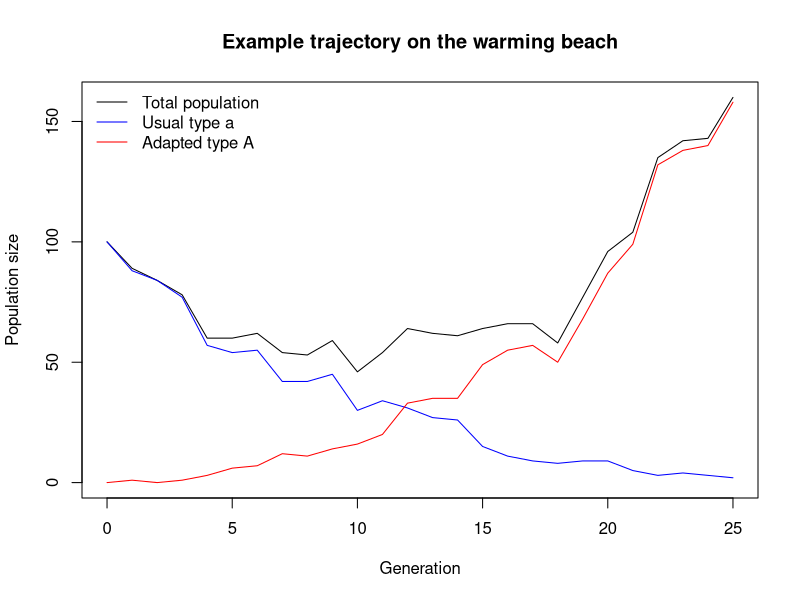
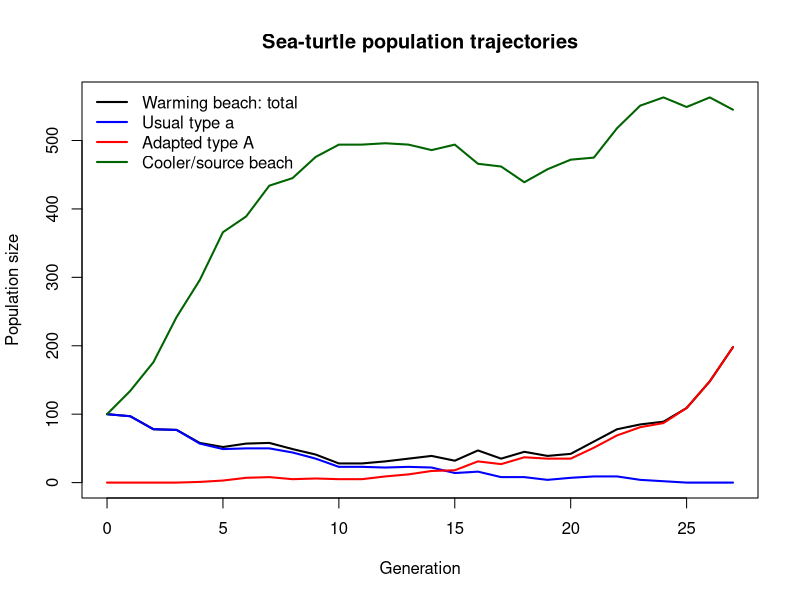

These figures' R source, in order:
## ---- chunk 1

# ==== FUNCTION 1: SIMULATE ONE GENERATION

# Two turtle types are represented:
# a = the usual (wild-type) population
# A = the adapted population

# The model includes:
# 1. Population growth affected by warming
# 2. A relative growth advantage or disadvantage for type A
# 3. Mutation from type a to type A
# 4. Immigration of adapted individuals from a source beach

simulate_one_gen <- function(Wb_a, WB_A, decay_rate, sel_coeff, mut_rate, mig_rate = 0, Cb_source_a = 0) {

# ====STEP 1: Generate offspring for each turtle type

# Generate the number of offspring from type a.
# The expected number is reduced by the warming effect
# represented by decay_rate. 
  
# Draw offspring according to Poisson distributions
  # rpois(1, lambda) draws one random value from a Poisson
  # distribution with expected value lambda.
  offsp_a <- rpois(1, Wb_a * (1-decay_rate))
  offsp_A <- rpois(1, WB_A * (1-decay_rate+sel_coeff))
# sel_coeff represents the relative growth advantage
# or disadvantage of the adapted type.
# A positive sel_coeff increases its expected growth,
# while a negative value decreases its expected growth.

# ====STEP 2: Simulate mutation from type a to type A
  
# Estimate the number of type-a offspring that mutate   
# Number of type-a offspring * mutation rate.
  
  mut_a_to_A <- rpois(1, offsp_a * mut_rate)

# ====STEP 3: Simulate immigration from the source beach  
# Generate the number of adapted individuals arriving from the cooler source beach.
# source population size and the migration rate.
  
  mig_a <- rpois(1, Cb_source_a * mig_rate)

# ====STEP 4: Calculate population sizes in the next generation
# Subtract individuals that mutated from type a.
# max(..., 0) prevents the population from becoming negative.
  
  Wb_a_new <- max(offsp_a - mut_a_to_A, 0)

# Add together:
# Offspring already belonging to type A
# New mutants from type a
# Immigrants from the source beach
  
  WB_A_new <- offsp_A + mut_a_to_A + mig_a

# Return wild-type and adapted population sizes 
# ====STEP 5: Return the results
# Return the population sizes in this order:
# First value  = type a
# Second value = type A
  return(c(Wb_a_new, WB_A_new))
}

# Test the function with mutation only (migration defaults to zero)
# Example: simulate one generation with mutation but no migration.

print(simulate_one_gen(100, 100, 0.1, 0.2, 0.01))
## ---- chunk 2
simulate_pop <- function(N_init_a, N_init_A, decay_rate, sel_coeff, mut_rate, t_max, mig_rate = 0, N_source_A = 0) {

# Store the initial population and initiate the current population
  pop_vector <- c(N_init_a, N_init_A)
  pop_new <- c(N_init_a, N_init_A)

  # Run the simulation for up to t_max generations
  for (i in 1:t_max) {
    # Simulate one generation later
    pop_new <- simulate_one_gen(pop_new[1], pop_new[2], decay_rate,
                                sel_coeff, mut_rate, mig_rate, N_source_A)

    # Add the new population sizes to the output
    pop_vector <- rbind(pop_vector, pop_new)

    # Stop if the population recovers or goes extinct
    if (pop_new[1] + pop_new[2] >= 1.5 * (N_init_a + N_init_A) ||
        pop_new[1] + pop_new[2] == 0) break
  }

  # Label the rows by generation and the columns by type
  rownames(pop_vector) <- 0:(nrow(pop_vector) - 1)
  colnames(pop_vector) <- c("a", "A")

  return(pop_vector)
}

# Set parameters for one example trajectory
max_gen <- 1000
init_a <- 100
init_A <- 0
decay_rate <- 0.1
sel_coeff <- 0.2
mut_rate <- 0.001
N_source_A <- 100

# Example with gene flow from the cooler source beach
output <- simulate_pop(init_a, init_A, decay_rate, sel_coeff, mut_rate,
                       max_gen, mig_rate = 0.005, N_source_A = N_source_A)

# Show the final few rows of the simulated population
print(tail(output))

# Plot the total population and the two types
x_range <- 0:(nrow(output) - 1)
plot(x_range, rowSums(output), type = "l",
     ylim = c(0, max(rowSums(output))),
     xlab = "Generation", ylab = "Population size",
     main = "Example trajectory on the warming beach")
lines(x_range, output[, "a"], col = "blue")
lines(x_range, output[, "A"], col = "red")
legend("topleft", legend = c("Total population", "Usual type a", "Adapted type A"),
       col = c("black", "blue", "red"), lty = 1, bty = "n")
## ---- chunk 3
# 1. Carrying capacity (K) on the cooler/source beach.
# 2. Mortality during migration (mig_cost).
#
# We track three populations:
# a         = usual turtles on the warming beach
# A         = adapted turtles on the warming beach
# source_A  = adapted turtles on the cooler/source beach


# Simulate one generation of the combined model.
simulate_one_gen_trajectory <- function(
    Wb_a, WB_A, N_source_A,
    decay_rate, sel_coeff, mut_rate,
    mig_rate, mig_cost, growth_ref, K
) {

  # ----------------------------------------------------------
  # STEP 1: Reproduction on the warming beach
  # ----------------------------------------------------------

  # Usual turtles reproduce, but warming reduces their growth.
  offsp_a <- rpois(1, Wb_a * (1 - decay_rate))

  # Adapted turtles also experience warming.
  # Their relative growth advantage is represented by sel_coeff.
  offsp_A <- rpois(1, WB_A * (1 - decay_rate + sel_coeff))


  # ----------------------------------------------------------
  # STEP 2: Mutation from type a to type A
  # ----------------------------------------------------------

  # Some offspring of type a may acquire the adaptation.
  # The expected number of mutants depends on mut_rate.
  # min() prevents more offspring from mutating than exist.
  mut_a_to_A <- min(
    rpois(1, offsp_a * mut_rate),
    offsp_a
  )

  # Remove the mutants from type a.
  Wb_a_new <- offsp_a - mut_a_to_A


  # ----------------------------------------------------------
  # STEP 3: Reproduction on the cooler/source beach
  # ----------------------------------------------------------

  # The source beach contains adapted turtles represented by
  # N_source_A. Its population changes every generation.
  #
  # At low population density, turtles can reproduce relatively
  # quickly. As the population approaches carrying capacity K,
  # growth slows down.
  #
  # growth_ref = low-density growth rate on the source beach
  # K          = carrying capacity of the source beach

  source_growth_factor <- (1 + growth_ref) /
    (1 + growth_ref * N_source_A / K)

  offsp_source_A <- rpois(
    1,
    N_source_A * source_growth_factor
  )


  # ----------------------------------------------------------
  # STEP 4: Migration from the source beach to the warming beach
  # ----------------------------------------------------------

  # A proportion of the source-beach offspring attempt to migrate.
  # mig_rate is the probability of attempting migration.
  mig_attempts <- rbinom(
    1,
    size = offsp_source_A,
    prob = mig_rate
  )

  # Not every migrant survives the journey.
  # mig_cost is the probability of dying during migration.
  # Therefore, 1 - mig_cost is the probability of surviving.
  mig_survived <- rbinom(
    1,
    size = mig_attempts,
    prob = 1 - mig_cost
  )

  # All migrants leave the source beach, including those that die.
  # Only the offspring that stayed remain in the source population.
  N_source_A_new <- offsp_source_A - mig_attempts


  # ----------------------------------------------------------
  # STEP 5: Calculate the next generation on the warming beach
  # ----------------------------------------------------------

  # The next adapted population consists of:
  # 1. Offspring that were already type A.
  # 2. New mutants from type a.
  # 3. Adapted immigrants that survived migration.
  WB_A_new <- offsp_A + mut_a_to_A + mig_survived


  # Return all three population sizes in a fixed order.
  return(c(Wb_a_new, WB_A_new, N_source_A_new))
}


# ============================================================
# SIMULATE THE FULL POPULATION TRAJECTORY
# ============================================================

simulate_pop <- function(
    N_init_a, N_init_A,
    decay_rate, sel_coeff, mut_rate,
    t_max, mig_rate = 0, N_source_A = 0,
    mig_cost = 0.2, growth_ref = 0.5, K = 500
) {

  # Store the initial populations:
  # 1st value = type a on the warming beach
  # 2nd value = type A on the warming beach
  # 3rd value = adapted source population
  pop_new <- c(N_init_a, N_init_A, N_source_A)

  # Store the starting generation in the output matrix.
  pop_vector <- matrix(pop_new, nrow = 1)

  # Run the simulation for up to t_max generations.
  for (i in 1:t_max) {

    # Calculate the population sizes in the next generation.
    pop_new <- simulate_one_gen_trajectory(
      Wb_a = pop_new[1],
      WB_A = pop_new[2],
      N_source_A = pop_new[3],
      decay_rate = decay_rate,
      sel_coeff = sel_coeff,
      mut_rate = mut_rate,
      mig_rate = mig_rate,
      mig_cost = mig_cost,
      growth_ref = growth_ref,
      K = K
    )

    # Add this generation to the population history.
    pop_vector <- rbind(pop_vector, pop_new)

    # Keep the original recovery criterion:
    # stop when the warming-beach population reaches 1.5 times
    # its initial size. Alternatively, stop if the entire system
    # (both beaches together) becomes extinct.
    home_total <- pop_new[1] + pop_new[2]

    if (home_total >= 1.5 * (N_init_a + N_init_A) ||
        sum(pop_new) == 0) {
      break
    }
  }

  # Label rows by generation and columns by population.
  rownames(pop_vector) <- 0:(nrow(pop_vector) - 1)
  colnames(pop_vector) <- c("a", "A", "source_A")

  return(pop_vector)
}


# ============================================================
# SET PARAMETERS FOR ONE EXAMPLE TRAJECTORY
# ============================================================

# Initial populations on the warming beach.
init_a <- 100
init_A <- 0

# Initial population on the cooler/source beach.
N_source_A <- 100

# Parameters from your original sea-turtle model.
decay_rate <- 0.1
sel_coeff <- 0.2
mut_rate <- 0.001

# Parameters added from the evolutionary-rescue model.
mig_rate <- 0.005
mig_cost <- 0.2
growth_ref <- 0.5
K <- 500

# Maximum number of generations.
max_gen <- 1000


# ============================================================
# RUN THE SIMULATION
# ============================================================

output <- simulate_pop(
  N_init_a = init_a,
  N_init_A = init_A,
  decay_rate = decay_rate,
  sel_coeff = sel_coeff,
  mut_rate = mut_rate,
  t_max = max_gen,
  mig_rate = mig_rate,
  N_source_A = N_source_A,
  mig_cost = mig_cost,
  growth_ref = growth_ref,
  K = K
)

# Display the last few generations.
print(tail(output))


# ============================================================
# PLOT THE POPULATION TRAJECTORIES
# ============================================================

# Total population on the warming beach (type a + type A).
home_total <- output[, "a"] + output[, "A"]

# Population remaining on the cooler/source beach.
source_total <- output[, "source_A"]

# Generation numbers for the x-axis.
x_range <- 0:(nrow(output) - 1)

# Use a common y-axis range so all populations can be compared.
y_max <- max(c(home_total, source_total, 1))

# Plot the total warming-beach population.
plot(
  x_range, home_total,
  type = "l", lwd = 2,
  ylim = c(0, y_max),
  xlab = "Generation",
  ylab = "Population size",
  main = "Sea-turtle population trajectories"
)

# Show the two turtle types on the warming beach.
lines(x_range, output[, "a"], col = "blue", lwd = 2)
lines(x_range, output[, "A"], col = "red", lwd = 2)

# Show the changing population on the cooler/source beach.
lines(x_range, source_total, col = "darkgreen", lwd = 2)

# Add a legend to explain the four plotted curves.
legend(
  "topleft",
  legend = c(
    "Warming beach: total",
    "Usual type a",
    "Adapted type A",
    "Cooler/source beach"
  ),
  col = c("black", "blue", "red", "darkgreen"),
  lty = 1,
  lwd = 2,
  bty = "n"
)
